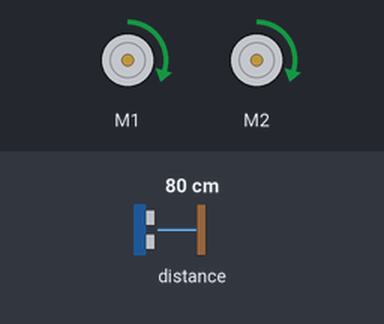
Recording of a program running on a simulated BBC micro:bit (MakeCode). Shown: 2 × DC motor (green arrow = forward, orange = backward, longer = faster). The test bench sets the inputs (shaded band); at power-on: distance to the obstacle 80 cm.

Above: at 0.1 s.
At 6.7 s:
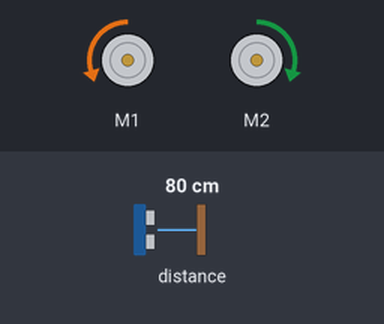
At 13.3 s:
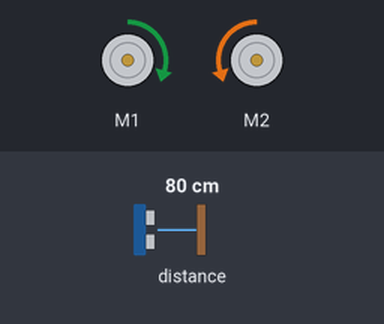
Timing chart, 0 to 15.0 s (numbered marks = the images above):
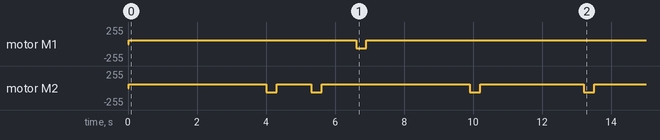

The program:

main.ts
```typescript
let distancia = maqueen.Ultrasonic(PingUnit.Centimeters)
maqueen.motorRun(maqueen.Motors.All, maqueen.Dir.CW, 60)
basic.pause(4000)
maqueen.motorRun(maqueen.Motors.M2, maqueen.Dir.CCW, 60)
maqueen.motorRun(maqueen.Motors.M1, maqueen.Dir.CW, 60)
basic.pause(300)
maqueen.motorRun(maqueen.Motors.All, maqueen.Dir.CW, 60)
basic.pause(1000)
maqueen.motorRun(maqueen.Motors.M2, maqueen.Dir.CCW, 60)
maqueen.motorRun(maqueen.Motors.M1, maqueen.Dir.CW, 60)
basic.pause(300)
maqueen.motorRun(maqueen.Motors.All, maqueen.Dir.CW, 60)
basic.pause(1000)
maqueen.motorRun(maqueen.Motors.M2, maqueen.Dir.CW, 60)
maqueen.motorRun(maqueen.Motors.M1, maqueen.Dir.CCW, 60)
basic.pause(300)
maqueen.motorRun(maqueen.Motors.All, maqueen.Dir.CW, 60)
basic.pause(3000)
maqueen.motorRun(maqueen.Motors.M2, maqueen.Dir.CCW, 60)
maqueen.motorRun(maqueen.Motors.M1, maqueen.Dir.CW, 60)
basic.pause(300)
maqueen.motorRun(maqueen.Motors.All, maqueen.Dir.CW, 60)
basic.pause(3000)
maqueen.motorRun(maqueen.Motors.M2, maqueen.Dir.CCW, 60)
maqueen.motorRun(maqueen.Motors.M1, maqueen.Dir.CW, 60)
basic.pause(300)
maqueen.motorRun(maqueen.Motors.All, maqueen.Dir.CW, 60)
basic.pause(4000)
if (distancia < 7) {
    basic.pause(1000)
    basic.showIcon(IconNames.Confused)
    basic.pause(2000)
    soundExpression.mysterious.play()
    basic.pause(2000)
}
basic.forever(function () {

})
```

test.ts
```typescript
// aquí va el archivo "tests"; esto no se compilará cuando este paquete se utilice como una extensión.
```
